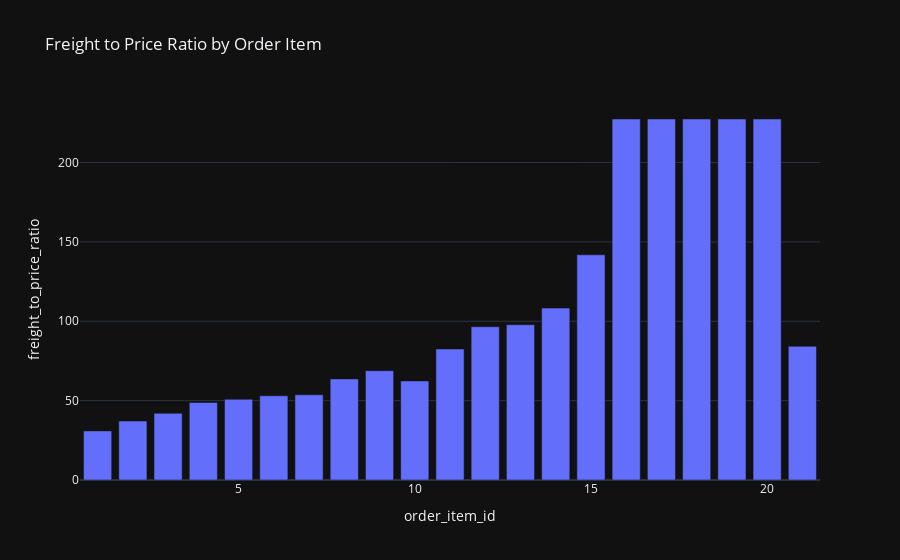

Notebook cell for this chart:
### Code cell
# Freight to Price Ratio by Order Item
grouped = ord.groupby('order_item_id')['freight_to_price_ratio'].mean().sort_values(ascending=False)

# Visualization
fig = px.bar(grouped, 
                x=grouped.index, 
                y='freight_to_price_ratio',
                title='Freight to Price Ratio by Order Item',  
                template='plotly_dark',
                color_continuous_scale=px.colors.sequential.Agsunset
            )

fig.show()

### Figure 1 — Plotly figure (JSON) as saved in the notebook; plotly's stock layout.template omitted (floating-point values rounded to 4 significant figures)
{"data": [{"hovertemplate": "order_item_id=%{x}<br>freight_to_price_ratio=%{y}<extra></extra>", "legendgroup": "", "marker": {"color": "#636efa", "pattern": {"shape": ""}}, "name": "", "orientation": "v", "showlegend": false, "textposition": "auto", "type": "bar", "x": [17, 20, 16, 19, 18, 15, 14, 13, 12, 21, 11, 9, 8, 10, 7, 6, 5, 4, 3, 2, 1], "xaxis": "x", "y": [227.4, 227.4, 227.4, 227.4, 227.4, 141.9, 108.3, 97.84, 96.58, 84.23, 82.51, 68.89, 63.68, 62.4, 53.7, 53.07, 50.88, 48.82, 42.02, 37.14, 30.94], "yaxis": "y"}], "layout": {"barmode": "relative", "legend": {"tracegroupgap": 0}, "title": {"text": "Freight to Price Ratio by Order Item"}, "xaxis": {"anchor": "y", "domain": [0, 1], "title": {"text": "order_item_id"}}, "yaxis": {"anchor": "x", "domain": [0, 1], "title": {"text": "freight_to_price_ratio"}}}}
